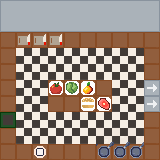

Below is a game level as drawn by its tile map, then a one-line description and the .tmx file that defines it, in full:
An orthogonal 10x10 tile map with 16x16 px tiles, 1 tile layer (Tile Layer 1).

<map version="1.9" tiledversion="1.9.2" orientation="orthogonal" renderorder="right-down" width="10" height="10" tilewidth="16" tileheight="16" infinite="0" nextlayerid="2" nextobjectid="1">
 <tileset firstgid="1" source="KitchenTileSet.tsx" />
 <layer id="1" name="Tile Layer 1" width="10" height="10">
<data encoding="csv">
19,18,18,18,18,18,18,18,18,20,
16,21,21,21,21,21,21,21,21,17,
1,2,2,2,1,1,1,1,1,1,
1,10,10,10,10,10,10,10,10,1,
1,10,10,10,10,10,10,10,10,1,
1,10,10,4,6,5,1,10,10,15,
1,10,10,1,1,8,7,10,10,15,
14,10,10,10,10,10,10,10,10,1,
1,10,10,10,10,10,11,12,12,1,
1,1,13,1,1,1,9,9,9,1
</data>
 </layer>
</map>